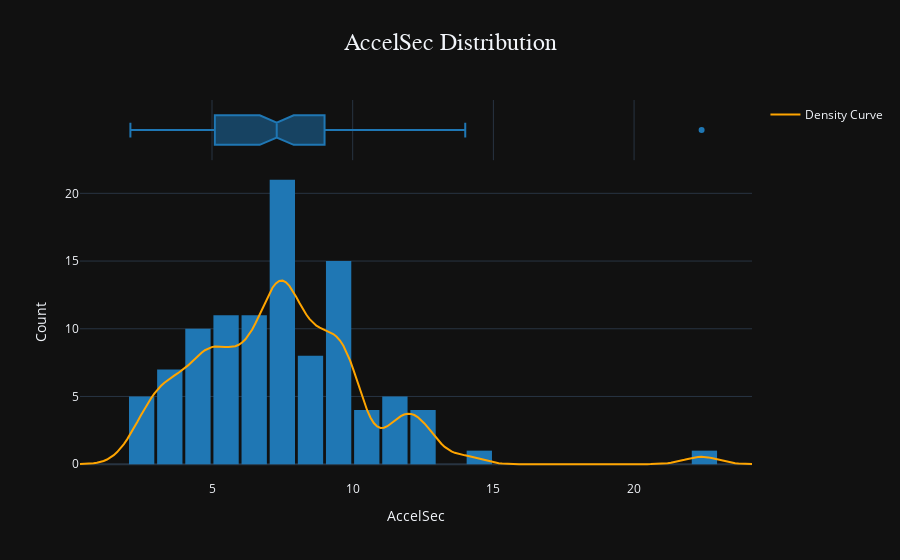
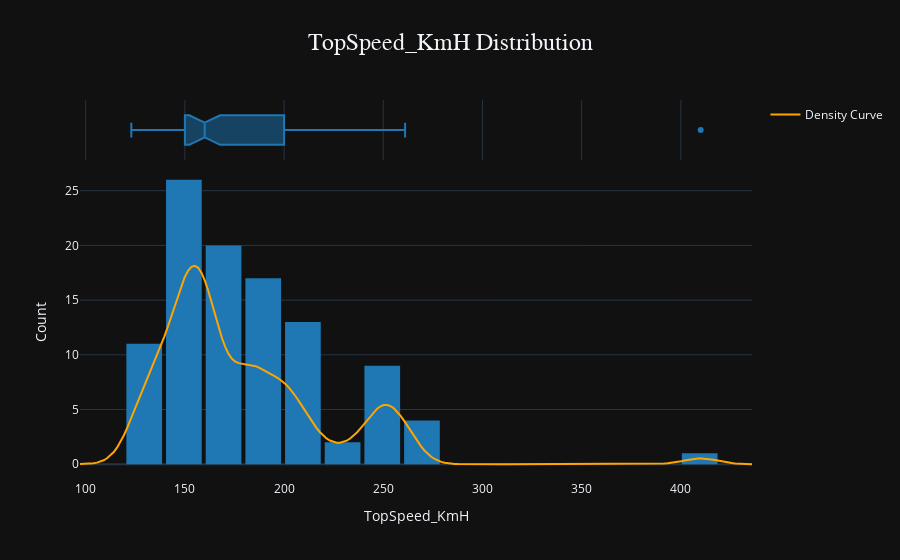
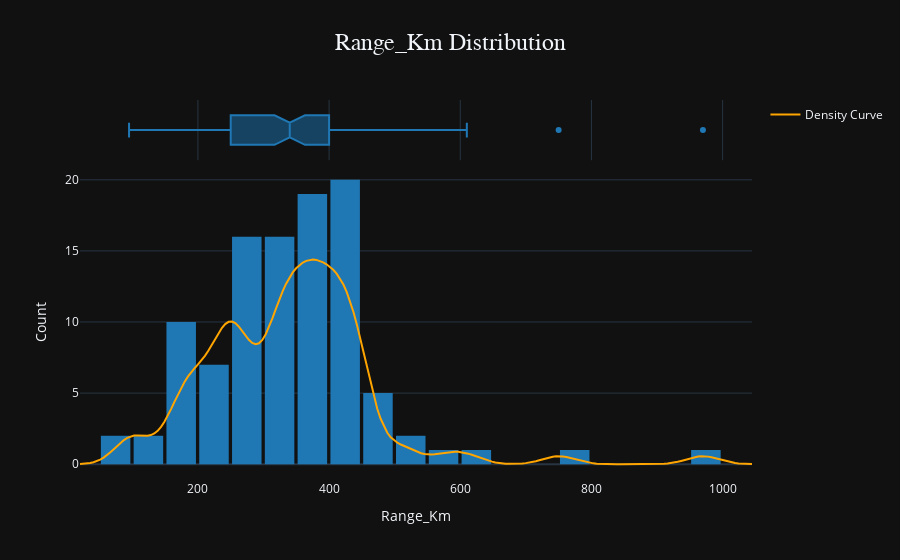
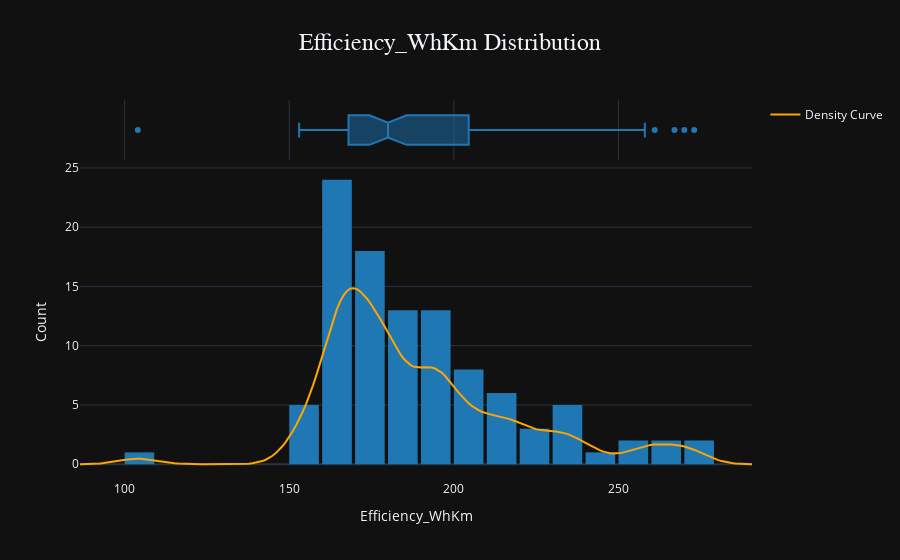

Notebook cell for these charts, in order:
### Code cell
for feature in ['AccelSec', 'TopSpeed_KmH', 'Range_Km', 'Efficiency_WhKm', 'FastCharge_KmH','price']:
    draw_distribution(feature)

### Figure 1 — Plotly figure (JSON) as saved in the notebook; plotly's stock layout.template omitted (floating-point values rounded to 4 significant figures; data arrays with more than 128 entries replaced by an {"elided": "..."} marker saying what was removed)
{"data": [{"alignmentgroup": "True", "bingroup": "x", "hovertemplate": "AccelSec=%{x}<br>count=%{y}<extra></extra>", "legendgroup": "", "marker": {"color": "#1f77b4", "pattern": {"shape": ""}}, "name": "", "nbinsx": 25, "offsetgroup": "", "orientation": "v", "showlegend": false, "type": "histogram", "x": [4.6, 10, 4.7, 6.8, 9.5, 2.8, 9.6, 8.1, 5.6, 6.3, 5.1, 7.9, 7.9, 4, 9.7, 7.9, 2.8, 11.9, 8.2, 7.3, 8.1, 5.1, 10, 3.5, 3.4, 7.5, 9, 4.9, 7.3, 8.5, 6.8, 7.8, 11.4, 3, 9, 7.3, 7.5, 6.5, 9.5, 5, 3.8, 9.9, 5.7, 12.3, 12.3, 7.9, 7.3, 4, 10, 9, 5.7, 2.1, 8.5, 8.8, 4.6, 8.3, 8.7, 12.6, 9.7, 2.5, 11.4, 3.7, 7.6, 4.8, 7, 4, 14, 5, 22.4, 6, 6.9, 7, 3.5, 5.5, 9, 9.8, 6.3, 12.7, 6, 3.2, 7.3, 2.8, 11.6, 6.6, 10, 9, 7, 6.8, 6.2, 9, 4.5, 11.9, 7.9, 5.7, 9, 7.3, 9.9, 7.5, 7.5, 4.5, 5.9, 5.1, 7.5], "xaxis": "x", "yaxis": "y"}, {"alignmentgroup": "True", "hovertemplate": "AccelSec=%{x}<extra></extra>", "legendgroup": "", "marker": {"color": "#1f77b4"}, "name": "", "notched": true, "offsetgroup": "", "showlegend": false, "type": "box", "x": [4.6, 10, 4.7, 6.8, 9.5, 2.8, 9.6, 8.1, 5.6, 6.3, 5.1, 7.9, 7.9, 4, 9.7, 7.9, 2.8, 11.9, 8.2, 7.3, 8.1, 5.1, 10, 3.5, 3.4, 7.5, 9, 4.9, 7.3, 8.5, 6.8, 7.8, 11.4, 3, 9, 7.3, 7.5, 6.5, 9.5, 5, 3.8, 9.9, 5.7, 12.3, 12.3, 7.9, 7.3, 4, 10, 9, 5.7, 2.1, 8.5, 8.8, 4.6, 8.3, 8.7, 12.6, 9.7, 2.5, 11.4, 3.7, 7.6, 4.8, 7, 4, 14, 5, 22.4, 6, 6.9, 7, 3.5, 5.5, 9, 9.8, 6.3, 12.7, 6, 3.2, 7.3, 2.8, 11.6, 6.6, 10, 9, 7, 6.8, 6.2, 9, 4.5, 11.9, 7.9, 5.7, 9, 7.3, 9.9, 7.5, 7.5, 4.5, 5.9, 5.1, 7.5], "xaxis": "x2", "yaxis": "y2"}, {"line": {"color": "orange"}, "mode": "lines", "name": "Density Curve", "type": "scatter", "x": {"elided": "200 float values"}, "y": {"elided": "200 float values"}}], "layout": {"bargap": 0.1, "barmode": "relative", "legend": {"tracegroupgap": 0}, "title": {"font": {"family": "Arial, sans-serif", "size": 24}, "text": "AccelSec Distribution", "x": 0.5}, "xaxis": {"anchor": "y", "domain": [0, 1], "title": {"text": "AccelSec"}}, "xaxis2": {"anchor": "y2", "domain": [0, 1], "matches": "x", "showgrid": true, "showticklabels": false}, "yaxis": {"anchor": "x", "domain": [0, 0.8316], "title": {"text": "Count"}}, "yaxis2": {"anchor": "x2", "domain": [0.8416, 1], "matches": "y2", "showgrid": false, "showline": false, "showticklabels": false, "ticks": ""}}}

### Figure 2 — Plotly figure (JSON) as saved in the notebook; plotly's stock layout.template omitted (floating-point values rounded to 4 significant figures; data arrays with more than 128 entries replaced by an {"elided": "..."} marker saying what was removed)
{"data": [{"alignmentgroup": "True", "bingroup": "x", "hovertemplate": "TopSpeed_KmH=%{x}<br>count=%{y}<extra></extra>", "legendgroup": "", "marker": {"color": "#1f77b4", "pattern": {"shape": ""}}, "name": "", "nbinsx": 25, "offsetgroup": "", "orientation": "v", "showlegend": false, "type": "histogram", "x": [233, 160, 210, 180, 145, 250, 150, 150, 225, 180, 180, 144, 167, 200, 165, 160, 260, 130, 140, 150, 150, 217, 160, 240, 261, 160, 160, 180, 150, 150, 190, 167, 135, 210, 150, 157, 160, 160, 140, 200, 250, 155, 200, 130, 130, 167, 150, 250, 150, 150, 200, 410, 150, 160, 250, 145, 150, 135, 150, 261, 135, 241, 160, 200, 180, 250, 123, 190, 130, 180, 160, 160, 250, 190, 140, 155, 180, 130, 180, 260, 160, 250, 130, 180, 140, 150, 180, 190, 180, 160, 210, 130, 167, 200, 150, 160, 157, 190, 160, 210, 200, 200, 190], "xaxis": "x", "yaxis": "y"}, {"alignmentgroup": "True", "hovertemplate": "TopSpeed_KmH=%{x}<extra></extra>", "legendgroup": "", "marker": {"color": "#1f77b4"}, "name": "", "notched": true, "offsetgroup": "", "showlegend": false, "type": "box", "x": [233, 160, 210, 180, 145, 250, 150, 150, 225, 180, 180, 144, 167, 200, 165, 160, 260, 130, 140, 150, 150, 217, 160, 240, 261, 160, 160, 180, 150, 150, 190, 167, 135, 210, 150, 157, 160, 160, 140, 200, 250, 155, 200, 130, 130, 167, 150, 250, 150, 150, 200, 410, 150, 160, 250, 145, 150, 135, 150, 261, 135, 241, 160, 200, 180, 250, 123, 190, 130, 180, 160, 160, 250, 190, 140, 155, 180, 130, 180, 260, 160, 250, 130, 180, 140, 150, 180, 190, 180, 160, 210, 130, 167, 200, 150, 160, 157, 190, 160, 210, 200, 200, 190], "xaxis": "x2", "yaxis": "y2"}, {"line": {"color": "orange"}, "mode": "lines", "name": "Density Curve", "type": "scatter", "x": {"elided": "200 float values"}, "y": {"elided": "200 float values"}}], "layout": {"bargap": 0.1, "barmode": "relative", "legend": {"tracegroupgap": 0}, "title": {"font": {"family": "Arial, sans-serif", "size": 24}, "text": "TopSpeed_KmH Distribution", "x": 0.5}, "xaxis": {"anchor": "y", "domain": [0, 1], "title": {"text": "TopSpeed_KmH"}}, "xaxis2": {"anchor": "y2", "domain": [0, 1], "matches": "x", "showgrid": true, "showticklabels": false}, "yaxis": {"anchor": "x", "domain": [0, 0.8316], "title": {"text": "Count"}}, "yaxis2": {"anchor": "x2", "domain": [0.8416, 1], "matches": "y2", "showgrid": false, "showline": false, "showticklabels": false, "ticks": ""}}}

### Figure 3 — Plotly figure (JSON) as saved in the notebook; plotly's stock layout.template omitted (floating-point values rounded to 4 significant figures; data arrays with more than 128 entries replaced by an {"elided": "..."} marker saying what was removed)
{"data": [{"alignmentgroup": "True", "bingroup": "x", "hovertemplate": "Range_Km=%{x}<br>count=%{y}<extra></extra>", "legendgroup": "", "marker": {"color": "#1f77b4", "pattern": {"shape": ""}}, "name": "", "nbinsx": 25, "offsetgroup": "", "orientation": "v", "showlegend": false, "type": "histogram", "x": [450, 270, 400, 360, 170, 610, 190, 275, 310, 400, 370, 220, 400, 450, 250, 440, 375, 195, 220, 185, 275, 425, 290, 425, 435, 420, 350, 375, 235, 250, 280, 370, 315, 750, 180, 325, 270, 425, 310, 350, 515, 255, 380, 195, 195, 365, 335, 365, 575, 335, 365, 970, 255, 420, 450, 170, 250, 130, 250, 505, 255, 410, 440, 365, 450, 425, 190, 460, 160, 430, 230, 400, 385, 390, 225, 235, 410, 95, 340, 390, 340, 440, 100, 360, 330, 250, 390, 295, 400, 320, 320, 95, 365, 420, 250, 340, 230, 325, 330, 335, 325, 375, 400], "xaxis": "x", "yaxis": "y"}, {"alignmentgroup": "True", "hovertemplate": "Range_Km=%{x}<extra></extra>", "legendgroup": "", "marker": {"color": "#1f77b4"}, "name": "", "notched": true, "offsetgroup": "", "showlegend": false, "type": "box", "x": [450, 270, 400, 360, 170, 610, 190, 275, 310, 400, 370, 220, 400, 450, 250, 440, 375, 195, 220, 185, 275, 425, 290, 425, 435, 420, 350, 375, 235, 250, 280, 370, 315, 750, 180, 325, 270, 425, 310, 350, 515, 255, 380, 195, 195, 365, 335, 365, 575, 335, 365, 970, 255, 420, 450, 170, 250, 130, 250, 505, 255, 410, 440, 365, 450, 425, 190, 460, 160, 430, 230, 400, 385, 390, 225, 235, 410, 95, 340, 390, 340, 440, 100, 360, 330, 250, 390, 295, 400, 320, 320, 95, 365, 420, 250, 340, 230, 325, 330, 335, 325, 375, 400], "xaxis": "x2", "yaxis": "y2"}, {"line": {"color": "orange"}, "mode": "lines", "name": "Density Curve", "type": "scatter", "x": {"elided": "200 float values"}, "y": {"elided": "200 float values"}}], "layout": {"bargap": 0.1, "barmode": "relative", "legend": {"tracegroupgap": 0}, "title": {"font": {"family": "Arial, sans-serif", "size": 24}, "text": "Range_Km Distribution", "x": 0.5}, "xaxis": {"anchor": "y", "domain": [0, 1], "title": {"text": "Range_Km"}}, "xaxis2": {"anchor": "y2", "domain": [0, 1], "matches": "x", "showgrid": true, "showticklabels": false}, "yaxis": {"anchor": "x", "domain": [0, 0.8316], "title": {"text": "Count"}}, "yaxis2": {"anchor": "x2", "domain": [0.8416, 1], "matches": "y2", "showgrid": false, "showline": false, "showticklabels": false, "ticks": ""}}}

### Figure 4 — Plotly figure (JSON) as saved in the notebook; plotly's stock layout.template omitted (floating-point values rounded to 4 significant figures; data arrays with more than 128 entries replaced by an {"elided": "..."} marker saying what was removed)
{"data": [{"alignmentgroup": "True", "bingroup": "x", "hovertemplate": "Efficiency_WhKm=%{x}<br>count=%{y}<extra></extra>", "legendgroup": "", "marker": {"color": "#1f77b4", "pattern": {"shape": ""}}, "name": "", "nbinsx": 25, "offsetgroup": "", "orientation": "v", "showlegend": false, "type": "histogram", "x": [161, 167, 181, 206, 168, 180, 168, 164, 153, 193, 216, 164, 160, 178, 153, 175, 223, 166, 193, 156, 164, 171, 179, 197, 167, 183, 166, 200, 161, 180, 231, 173, 165, 267, 178, 172, 193, 181, 168, 171, 184, 154, 228, 166, 166, 175, 173, 195, 104, 188, 237, 206, 176, 183, 211, 168, 180, 164, 180, 188, 161, 177, 198, 232, 200, 197, 200, 261, 194, 209, 165, 193, 217, 244, 156, 167, 188, 176, 206, 215, 171, 216, 167, 194, 273, 168, 256, 219, 193, 181, 270, 176, 175, 207, 168, 171, 170, 222, 191, 258, 194, 232, 238], "xaxis": "x", "yaxis": "y"}, {"alignmentgroup": "True", "hovertemplate": "Efficiency_WhKm=%{x}<extra></extra>", "legendgroup": "", "marker": {"color": "#1f77b4"}, "name": "", "notched": true, "offsetgroup": "", "showlegend": false, "type": "box", "x": [161, 167, 181, 206, 168, 180, 168, 164, 153, 193, 216, 164, 160, 178, 153, 175, 223, 166, 193, 156, 164, 171, 179, 197, 167, 183, 166, 200, 161, 180, 231, 173, 165, 267, 178, 172, 193, 181, 168, 171, 184, 154, 228, 166, 166, 175, 173, 195, 104, 188, 237, 206, 176, 183, 211, 168, 180, 164, 180, 188, 161, 177, 198, 232, 200, 197, 200, 261, 194, 209, 165, 193, 217, 244, 156, 167, 188, 176, 206, 215, 171, 216, 167, 194, 273, 168, 256, 219, 193, 181, 270, 176, 175, 207, 168, 171, 170, 222, 191, 258, 194, 232, 238], "xaxis": "x2", "yaxis": "y2"}, {"line": {"color": "orange"}, "mode": "lines", "name": "Density Curve", "type": "scatter", "x": {"elided": "200 float values"}, "y": {"elided": "200 float values"}}], "layout": {"bargap": 0.1, "barmode": "relative", "legend": {"tracegroupgap": 0}, "title": {"font": {"family": "Arial, sans-serif", "size": 24}, "text": "Efficiency_WhKm Distribution", "x": 0.5}, "xaxis": {"anchor": "y", "domain": [0, 1], "title": {"text": "Efficiency_WhKm"}}, "xaxis2": {"anchor": "y2", "domain": [0, 1], "matches": "x", "showgrid": true, "showticklabels": false}, "yaxis": {"anchor": "x", "domain": [0, 0.8316], "title": {"text": "Count"}}, "yaxis2": {"anchor": "x2", "domain": [0.8416, 1], "matches": "y2", "showgrid": false, "showline": false, "showticklabels": false, "ticks": ""}}}
